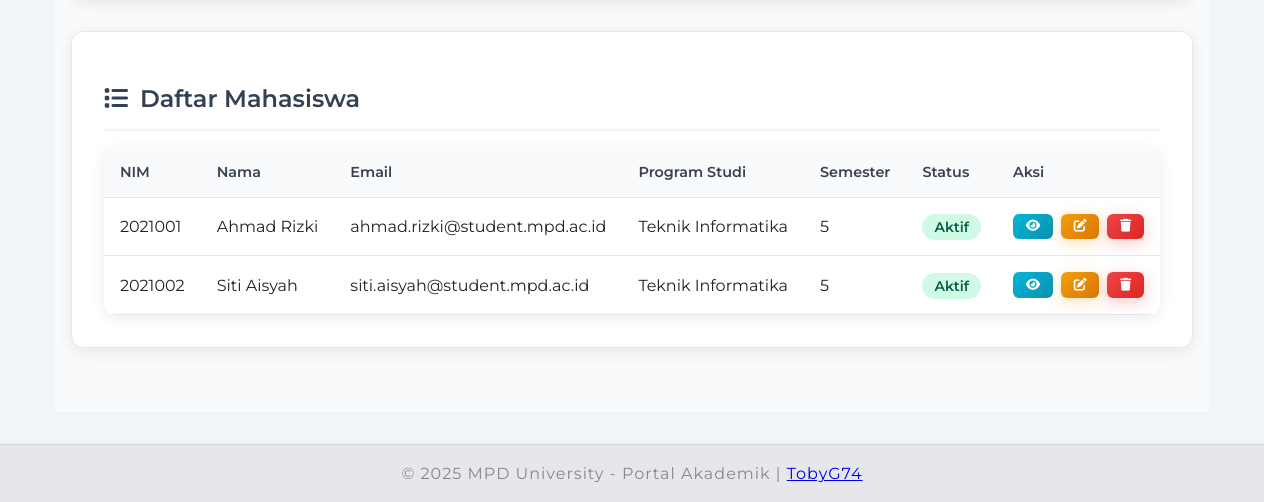
Page /admin/mahasiswa.php (signed in, lower part) on the earlier database version.
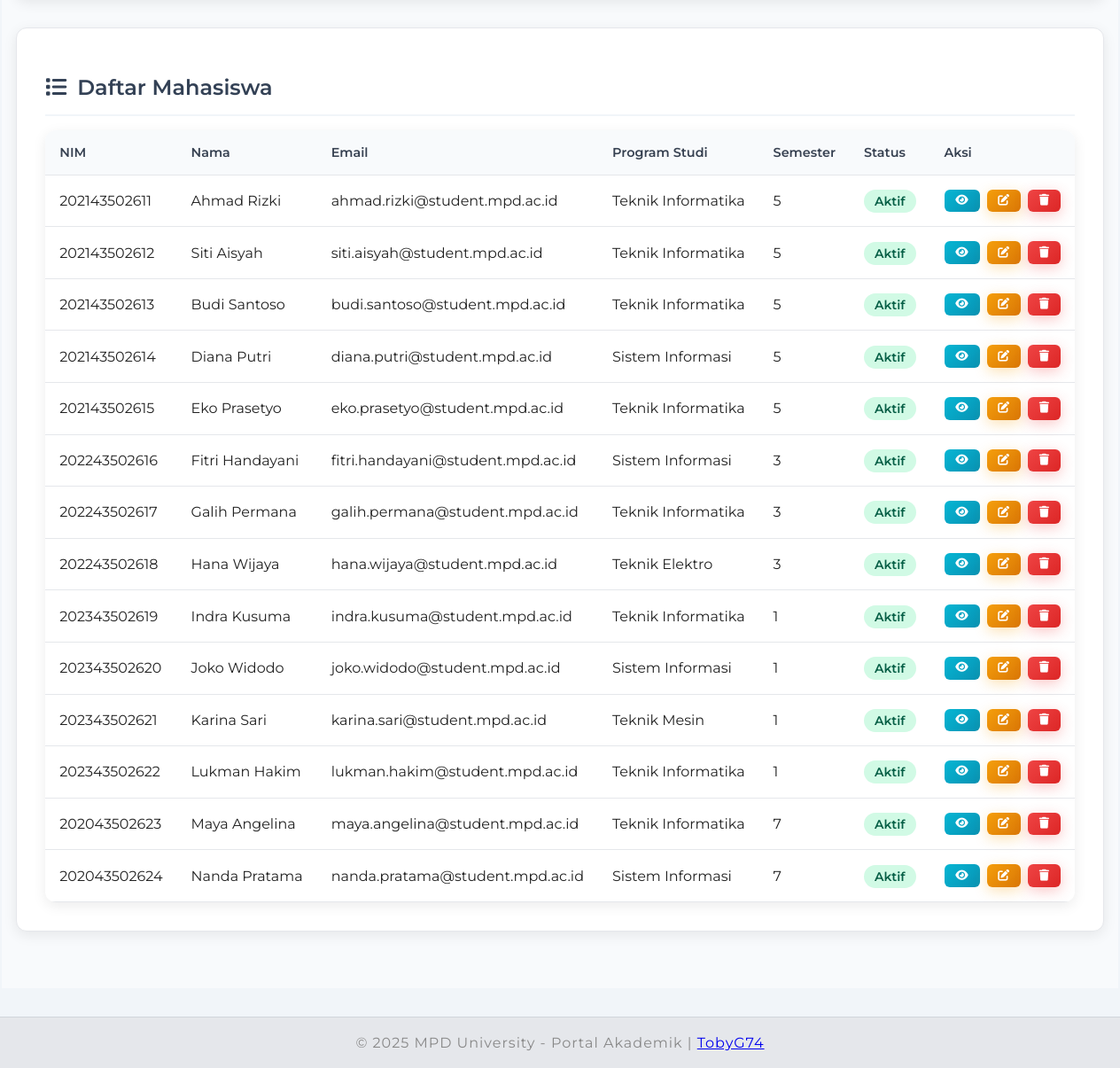
Same page on the later database version.
### tables this page shows
CREATE TABLE mahasiswa (
    id INT AUTO_INCREMENT PRIMARY KEY,
    user_id INT UNIQUE,
    nim VARCHAR(20) UNIQUE NOT NULL,
    nama VARCHAR(100) NOT NULL,
    program_studi_id INT,
    semester INT,    email VARCHAR(100),
    phone VARCHAR(20),
    alamat TEXT,
    created_at DATETIME DEFAULT NOW(),
    FOREIGN KEY (user_id) REFERENCES users(id),
    FOREIGN KEY (program_studi_id) REFERENCES program_studi(id)
);

CREATE TABLE program_studi (
    id INT AUTO_INCREMENT PRIMARY KEY,
    nama VARCHAR(100) NOT NULL,    fakultas_id INT,
    kaprodi VARCHAR(100),
    created_at DATETIME DEFAULT NOW(),
    FOREIGN KEY (fakultas_id) REFERENCES fakultas(id)
);

### admin/mahasiswa.php (the view, shortened to what this page needs)
<?php
require_once '../koneksi.php';
$mahasiswa_query = "SELECT m.*, ps.nama as program_studi_nama
                    FROM mahasiswa m
                    LEFT JOIN program_studi ps ON m.program_studi_id = ps.id
                    ORDER BY m.created_at DESC";
$mahasiswa_result = mysqli_query($conn, $mahasiswa_query);
$mahasiswa_data = [];
while ($row = mysqli_fetch_assoc($mahasiswa_result)) {
    $mahasiswa_data[] = [
        'id' => $row['id'],
        'nim' => $row['nim'],
        'nama' => $row['nama'],
        'email' => $row['email'],
        'program_studi' => $row['program_studi_nama'] ?? 'Belum ditentukan',
        'semester' => $row['semester'],
        'status' => 'Aktif'
    ];
}
?>
<!DOCTYPE html>
<html lang="id">
<head>
    <link rel="stylesheet" href="../assets/css/style.css">
    <link rel="stylesheet" href="../assets/css/admin.css">
    <link rel="stylesheet" href="https://cdnjs.cloudflare.com/ajax/libs/font-awesome/6.4.0/css/all.min.css">
</head>
<body>
    <main>
        <div class="dashboard-container">
            <div class="dashboard-section">
                <h2><i class="fas fa-list"></i> Daftar Mahasiswa</h2>
                <div class="table-container">
                    <div class="table-responsive">
                        <table class="data-table">
                            <thead>
                                <tr>
                                    <th>NIM</th>
                                    <th>Nama</th>
                                    <th>Email</th>
                                    <th>Program Studi</th>
                                    <th>Semester</th>
                                    <th>Status</th>
                                    <th>Aksi</th>
                                </tr>
                            </thead>
                            <tbody>
                                <?php foreach ($mahasiswa_data as $mhs): ?>
                                    <tr>
                                        <td><?php echo $mhs['nim']; ?></td>
                                        <td><?php echo $mhs['nama']; ?></td>
                                        <td><?php echo $mhs['email']; ?></td>
                                        <td><?php echo $mhs['program_studi']; ?></td>
                                        <td><?php echo $mhs['semester']; ?></td>
                                        <td>
                                            <span class="badge badge-<?php echo strtolower($mhs['status']); ?>">
                                                <?php echo $mhs['status']; ?>
                                            </span>
                                        </td>
                                        <td>
                                            <div class="action-buttons">
                                                <button class="btn btn-sm btn-info" onclick="viewStudent(<?php echo $mhs['id']; ?>)">
                                                    <i class="fas fa-eye"></i>
                                                </button>
                                                <button class="btn btn-sm btn-warning" onclick="editStudent(<?php echo $mhs['id']; ?>)">
                                                    <i class="fas fa-edit"></i>
                                                </button>
                                                <button class="btn btn-sm btn-danger" onclick="deleteStudent(<?php echo $mhs['id']; ?>)">
                                                    <i class="fas fa-trash"></i>
                                                </button>
                                            </div>
                                        </td>
                                    </tr>
                                <?php endforeach; ?>
                            </tbody>
                        </table>
                    </div>
                </div>
            </div>
        </div>
    </main>
    <?php include '../includes/footer.php'; ?>
</body>
</html>

Differences in the rows shown:
changed mahasiswa "Ahmad Rizki": nim "2021001" → "202143502611"
changed mahasiswa "Siti Aisyah": nim "2021002" → "202143502612"
added mahasiswa: nim "202143502613", nama "Budi Santoso", email "budi.santoso@student.mpd.ac.id", program_studi.nama "Teknik Informatika", semester "5", status "Aktif"
added mahasiswa: nim "202143502614", nama "Diana Putri", email "diana.putri@student.mpd.ac.id", program_studi.nama "Sistem Informasi", semester "5", status "Aktif"
added mahasiswa: nim "202143502615", nama "Eko Prasetyo", email "eko.prasetyo@student.mpd.ac.id", program_studi.nama "Teknik Informatika", semester "5", status "Aktif"
added mahasiswa: nim "202243502616", nama "Fitri Handayani", email "fitri.handayani@student.mpd.ac.id", program_studi.nama "Sistem Informasi", semester "3", status "Aktif"
added mahasiswa: nim "202243502617", nama "Galih Permana", email "galih.permana@student.mpd.ac.id", program_studi.nama "Teknik Informatika", semester "3", status "Aktif"
added mahasiswa: nim "202243502618", nama "Hana Wijaya", email "hana.wijaya@student.mpd.ac.id", program_studi.nama "Teknik Elektro", semester "3", status "Aktif"
added mahasiswa: nim "202343502619", nama "Indra Kusuma", email "indra.kusuma@student.mpd.ac.id", program_studi.nama "Teknik Informatika", semester "1", status "Aktif"
added mahasiswa: nim "202343502620", nama "Joko Widodo", email "joko.widodo@student.mpd.ac.id", program_studi.nama "Sistem Informasi", semester "1", status "Aktif"
added mahasiswa: nim "202343502621", nama "Karina Sari", email "karina.sari@student.mpd.ac.id", program_studi.nama "Teknik Mesin", semester "1", status "Aktif"
added mahasiswa: nim "202343502622", nama "Lukman Hakim", email "lukman.hakim@student.mpd.ac.id", program_studi.nama "Teknik Informatika", semester "1", status "Aktif"
added mahasiswa: nim "202043502623", nama "Maya Angelina", email "maya.angelina@student.mpd.ac.id", program_studi.nama "Teknik Informatika", semester "7", status "Aktif"
added mahasiswa: nim "202043502624", nama "Nanda Pratama", email "nanda.pratama@student.mpd.ac.id", program_studi.nama "Sistem Informasi", semester "7", status "Aktif"
